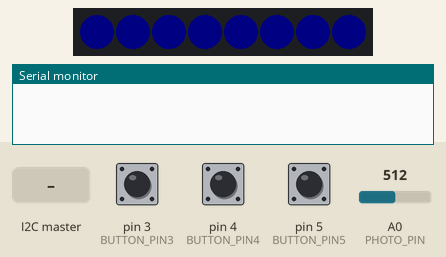
This sketch was run on a simulated Arduino Uno, built with avr-gcc and run on an emulated ATmega328P. Parts: 8 RGB LEDs in strip order, left to right, the last lines printed to the serial monitor. The inputs (shaded band) are chosen by the test bench; at power-on: A0 (PHOTO_PIN) = 512, pin 3 (BUTTON_PIN3) HIGH, pin 4 (BUTTON_PIN4) HIGH, pin 5 (BUTTON_PIN5) HIGH. Dim RGB values are drawn brighter than linear.

Above: at 1.2 s.
1.3 s: the I2C master sends the byte 1
At 1.78 s:
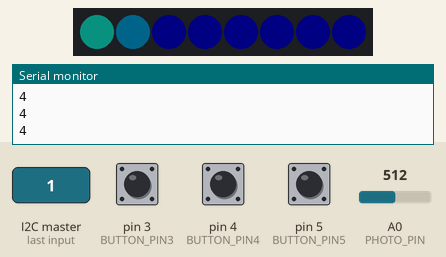
4.3 s: A0 (PHOTO_PIN) set to 109
At 4.6 s:
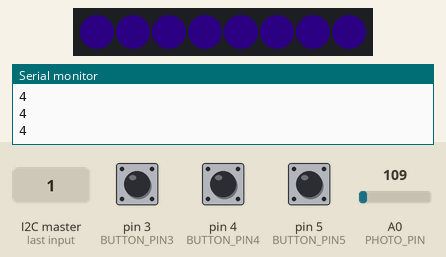
5.8 s: A0 (PHOTO_PIN) set to 96
At 6.4 s:
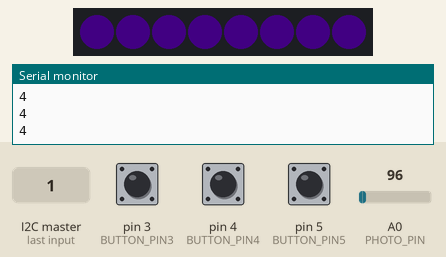
7.3 s: the I2C master sends the byte 0
At 8.1 s:
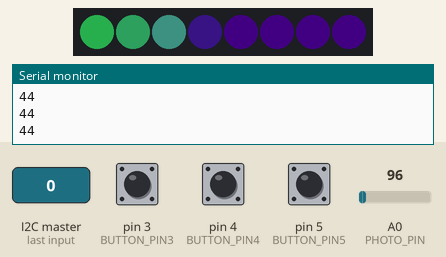
9.7 s: the I2C master sends the byte 2
At 9.94 s:
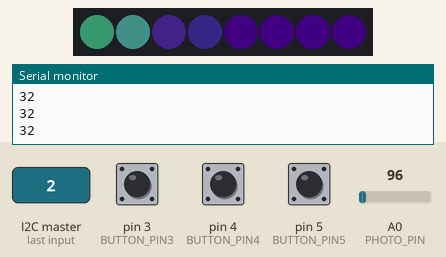
12.2 s: A0 (PHOTO_PIN) set to 23
At 14.3 s:
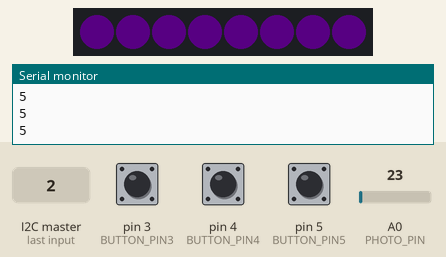
14.6 s: A0 (PHOTO_PIN) set to 18
Timing chart, 0 to 17.1 s (numbered marks = the images above; inputs shaded):
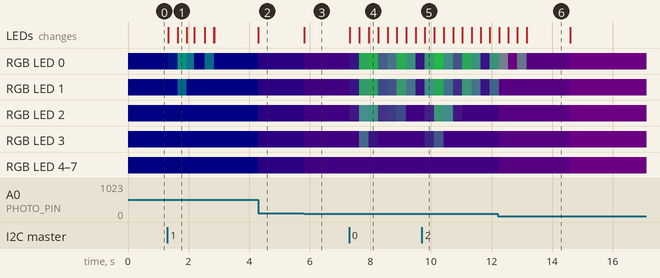

The sketch:

responsiveOKcolorNO.ino
```cpp
// This is a demonstration on how to use an input device to trigger changes on your neo pixels.
// You should wire a momentary push button to connect from ground to a digital IO pin.  When you
// press the button it will change to a new pixel animation.  Note that you need to press the
// button once to start the first animation!

#include <Wire.h>
#include <Adafruit_NeoPixel.h>

//IDK WHAT THESE BUTTONS R FOR---------
#define BUTTON_PIN   2    // Digital IO pin connected to the button.  This will be
// driven with a pull-up resistor so the switch should
// pull the pin to ground momentarily.  On a high -> low
// transition the button press logic will execute.
#define BUTTON_PIN3 3
#define BUTTON_PIN4 4
#define BUTTON_PIN5 5
//------------------------------------


#define PHOTO_PIN A0

#define PIXEL_PIN    6// Digital IO pin connected to the NeoPixels.

#define PIXEL_COUNT 8

struct Adafruit_NeoPixel pixels[PIXEL_COUNT];

// Parameter 1 = number of pixels in strip,  neopixel stick has 8
// Parameter 2 = pin number (most are valid)
// Parameter 3 = pixel type flags, add together as needed:
//   NEO_RGB     Pixels are wired for RGB bitstream
//   NEO_GRB     Pixels are wired for GRB bitstream, correct for neopixel stick
//   NEO_KHZ400  400 KHz bitstream (e.g. FLORA pixels)
//   NEO_KHZ800  800 KHz bitstream (e.g. High Density LED strip), correct for neopixel stick
//Adafruit_NeoPixel strip = Adafruit_NeoPixel(PIXEL_COUNT, PIXEL_PIN, NEO_GRB + NEO_KHZ800); // original
Adafruit_NeoPixel strip = Adafruit_NeoPixel(PIXEL_COUNT, PIXEL_PIN, NEO_GRB + NEO_KHZ800); //mine, trying to assign every pixel to an index in an array

//to store colors
typedef struct {
  int r;
  int g;
  int b;
  int brightness;
  bool down;
} targetLED;

targetLED tarLED[PIXEL_COUNT] = {0};
targetLED curLED[PIXEL_COUNT] = {0};

bool oldState = HIGH;
int showType = 0;
//int pixelArrEven[PIXEL_COUNT / 2];
//int pixelArrOdd[PIXEL_COUNT / 2];

//int inputLDR = A0;
//int lightLevel;

//2D array declaration
#define ROWS 1 //NUMBER OF ROWS OF LEDS
#define COLS 8

int twoDArrayLights[ROWS][COLS] = { -1};

//again IDK WHAT THIS IS FOR--------------
#define BUTTON_COUNT 3
bool detectionButton3;
bool detectionButton4;
bool detectionButton5;
bool oldButton3 = HIGH;
//----------------------------------------

int restingR = 4;
int restingG = 4;
int restingB = 48;

int waves[BUTTON_COUNT] = {0};
int intensity2 = 0; //TEMPORTARY INTENSITY STORAGE IN reactiveLights()

bool ramp = false;
int flag = 0; //to track if all the LEDs reached their target color yet

int defaultBright = 32; //MODIFY THIS TO CHANGE TOTAL BRIFGHTNESS
int distance = 10000;
int oldDistance = 10000;
boolean ripple = false;

//Custom set color allowing for individual brightness control (UNUSED)
void setPixelColor( uint16_t n, uint8_t r, uint8_t g, uint8_t b, uint16_t brightness) {
  strip.setPixelColor(n, (brightness * r / 255)>255? 255:(brightness * r / 255),
                         (brightness * g / 255)>255? 255:(brightness * g / 255),
                         (brightness * b / 255)>255? 255:(brightness * b / 255));
}

void setup() {
//more legacy button code thats not used--------
  pinMode(BUTTON_PIN, INPUT_PULLUP);
  pinMode(BUTTON_PIN3, INPUT_PULLUP);
  pinMode(BUTTON_PIN4, INPUT_PULLUP);
  pinMode(BUTTON_PIN5, INPUT_PULLUP);
  pinMode(PHOTO_PIN, INPUT);
//----------------------------------------------

//putting the LEDS in the strip into an array, add more rows for 2D array
  int row0[] = {0, 1, 2, 3, 4, 5, 6, 7};

  memcpy(twoDArrayLights[0], row0, COLS * sizeof(int));
  // memcpy(twoDArrayLights[1], row1, COLS * sizeof(int));

//Communication initiation with other Arduino
  Wire.begin(9);
  Wire.onReceive(receiveEvent);


  strip.begin();
  strip.show(); // Initialize all pixels to 'off'
  Serial.begin(9600);

  for(int i = 0; i<PIXEL_COUNT; i++) {
    curLED[i].brightness = defaultBright;
  }
}


//This is triggered when the other arduino sends ultrasonic readings
void receiveEvent(int d) {
  distance = Wire.read();
  Serial.println(distance);
}


void loop() {
//more unused button stuff ---------------------------------
  detectionButton3 = digitalRead(BUTTON_PIN3);
  detectionButton4 = digitalRead(BUTTON_PIN4);
  detectionButton5 = digitalRead(BUTTON_PIN5);
//---------------------------------------------------------

  int pressedCoord[2]; //initializing the coordinate variable for storing the position of detection
  int lightLvl = analogRead(PHOTO_PIN)>200? 200: analogRead(PHOTO_PIN); //limiting photores reading from 0-200
  int intensityMain = 3 + (200-lightLvl)/50; //baseline intensity is 3, increases by every 50units of reading from photores
  //Serial.println(intensityMain);
  restingR = 4 + (200 - lightLvl)/5;


  pressedCoord[0] = 0;  //Manually set the coordinates of the detectors as if they are on the same grid as LEDs
  pressedCoord[1] = distance / 10; //Automatically setting the y coord by dividing the ultrasonic readings by 10
                                   //(how far from the sensor is the person)

  reactiveLights(20, pressedCoord, intensityMain); //call another method


  if (oldDistance != distance) { //if distance changed, trigger a ripple
    ripple = true;
  }
  oldDistance = distance;

}


void reactiveLights(uint8_t wait, int b[], int intensityMain) {

  for (int i = 0; i < PIXEL_COUNT; i++) {
    setPixelColor(i, restingR, restingG , restingB, defaultBright); //set a baseline color for all pixels
    // strip.setPixelColor(i, (random(5, 15), random(5, 15), random(45, 55))); //background blue colors,
  }

  if (ripple) { //WHen ripple is triggrd, give intensity to waves[]
    //so that it can be calculated and given to pixels
    intensity2 = intensityMain; /// TO BE CHANGED WITH INTENSITY INPUT
    waves[0] = intensity2; //TEMPORARY test of SINGLE ripple...

    setReactiveLightsHelper(intensity2, b);
    ripple = false;
    ramp = true;

    //need for loop to test the intensity left over for all the buttons
  } else if (!ramp && intensity2 > 0) {
    intensity2--;
    waves[0] = intensity2; //TEMPORARY test of SINGLE ripple...

    setReactiveLightsHelper(intensity2, b); //method that activates the recursive color determining function

    ramp = true;
  }
  if (ramp) { //this increments and decrements the colors til it hits target color
    for (int i = 0; i < PIXEL_COUNT; i++) {
      rampLights(i); // the ramping method call
    }

    //add 1 to flag for each LED that completed it's ramp
    for (int i = 0; i < PIXEL_COUNT; i++) {
      if (tarLED[i].down) {
        flag++;
      }
      if (flag == PIXEL_COUNT) { //when all LEDs completed ramp, stop ramping, reset flag
        ramp = false;
        for (int i = 0; i < PIXEL_COUNT; i++) {
          tarLED[i].down = false;
        }
      }
    }
    flag = 0;


//set all pixels to be the color determined in the curLED array
    for (int i = 0; i < PIXEL_COUNT; i++) {
      //strip.setPixelColor(i, (curLED[i].r, curLED[i].g, curLED[i].b));
      setPixelColor(i, restingR, curLED[i].g, restingB, curLED[i].brightness);
    }
  }
  /*
    Serial.print(curLED[2].b);
    Serial.print(" - ");
    Serial.print(ramp);
    Serial.print(" - ");
    Serial.print(intensity2);
    Serial.print("\n");
  */


  strip.show();
  oldButton3 = detectionButton3; //old code ignore this

  delay(25); //smaller delay = faster ripples
}


void setReactiveLightsHelper(int intensity, int cord[]) { // activates the recursive function
  for (int i = 0; i < 1; i++) { //MAGIC NUMBER CHANGE THIS LATER
 //   if (waves[i] > 0) {
      setReactiveLights(waves[i]--, cord, 0);

  //  }
  }

}

//Direction the recursion is passed
// 0 = first
// 1 = up
// 2 = right
// 3 = down
// 4 = left


void setReactiveLights(int intensity, int cord[], int d) { //Take in the intensity and the coordinate of the button pushed
  if (intensity < 1 || cord[0] < 0 || cord[1] < 0 || cord[0] >= ROWS || cord[1] >= COLS) { //base case
    return; //if the coordinate is outside the boundies of the array of LEDs, return (end reached)
  }
  else {
    int i = intensity - 1; //decrement intensity, make the next one less bright

    if (d != 4) { //if the recursive call did NOT come from the right side
      int cord0[] = {cord[0] - 1, cord[1]};
      setReactiveLights(i, cord0, 2); //tell the next iteration that this is a call to the right
    }
    if (d != 2) {
      int cord1[] = {cord[0] + 1, cord[1]};
      setReactiveLights(i, cord1, 4);
    }
    if (d != 1) {
      int cord2[] = {cord[0], cord[1] - 1};
      setReactiveLights(i, cord2, 3);
    }
    if (d != 3) {
      int cord3[] = {cord[0], cord[1] + 1};
      setReactiveLights(i, cord3, 1);
    }


    //test if there is a pixel at current coord
    int j = twoDArrayLights[cord[0]][cord[1]];
    /*   Serial.print(intensity);
       Serial.print(" - ");
       Serial.print(j);
       Serial.print("\n"); */
    if (j > -1 && j < PIXEL_COUNT) {
      //SET THE TARGET COLOR FOR EACH LED
      tarLED[j].r = (32 * intensity)>255? 255:32 * intensity ;
      tarLED[j].g = (32 * intensity)>255? 255:32 * intensity ;
      tarLED[j].b = (32 * intensity)>255? 255:32 * intensity ;

      tarLED[j].brightness = defaultBright * intensity;
/*
      Serial.print(j);
      Serial.print(" - ");
      Serial.print(tarLED[j].b);
      Serial.print("\n");
*/
      //   strip.setPixelColor(j, (random(10), random(10), random(25, 30)));
    }
  }
}


//TO RAMP LIGHTS ACCORIDNG TO DIF PEAK RGB, COMPARE FOR HIGHEST VALUE COMPONENT, HAVE IT CONTROL .down
void rampLights(int i) {
       Serial.println(curLED[2].g);

  if (!curLED[i].down) { //if the "down" flag is not true, ramp upwards, incrementing by 1/20th of the target RGB value each time
    if (tarLED[i].r > curLED[i].r) {
      curLED[i].r = curLED[i].r + tarLED[i].r / 20;
    }
    if (tarLED[i].g > curLED[i].g) {
      curLED[i].g = curLED[i].g + tarLED[i].g / 20;

    }
    if (tarLED[i].b > curLED[i].b) {
      curLED[i].b = (curLED[i].b + tarLED[i].b / 20)>255? 255: curLED[i].b + tarLED[i].b / 20;
    }// else curLED[i].down = true; //When current B value is larger than target B value, set "down" flag to true

    if(tarLED[i].brightness > curLED[i].brightness) {
      curLED[i].brightness += tarLED[i].brightness/20;
 //     curLED[i].g = (curLED[i].g + (tarLED[i].brightness)/60) > 60? 60: curLED[i].g + (tarLED[i].brightness/2)/20;


    } else curLED[i].down = true; //When current B value is larger than target B value, set "down" flag to true


  } else {
    if (curLED[i].r > restingR) { //if current is larger than the baseline R value, decrement by 1/20th of the target value
      curLED[i].r = curLED[i].r - tarLED[i].r / 20;
    } else {
      tarLED[i].r = restingR;   // else, set the value of both target and current to the baseline R value
      curLED[i].r = restingR;
    }
    if (curLED[i].g > restingG) {
      curLED[i].g = curLED[i].g - tarLED[i].g / 20;
    } else {
      tarLED[i].g = restingG;
      curLED[i].g = restingG;
    }
    if (curLED[i].b > restingB) {
      curLED[i].b = curLED[i].b - tarLED[i].b / 20;
    } /*else {
      tarLED[i].b = restingB;
      curLED[i].b = restingB;
      curLED[i].down = false; //else set ramping "down" flag to false
      tarLED[i].down = true;  // tar "down" flag = true, which means the complete ramp cycle was completed
    }*/

    if(curLED[i].brightness > defaultBright) {
      curLED[i].brightness-=tarLED[i].brightness/20;
 //     curLED[i].g = (curLED[i].g - (tarLED[i].brightness)/60) > restingG? restingG: curLED[i].g - (tarLED[i].brightness/2)/20;

    }else {
      tarLED[i].brightness = defaultBright;
      curLED[i].brightness = defaultBright;
      curLED[i].g = restingG;
      curLED[i].down = false; //else set ramping "down" flag to false
      tarLED[i].down = true;  // tar "down" flag = true, which means the complete ramp cycle was completed
    }
  }
}
```

Measured:
- after the input at 1.3 s, RGB LED 0: RGB(0, 0, 6) → RGB(0, 1, 7) at once, → RGB(1, 17, 15) 0.30 s later, → RGB(1, 10, 12) 0.30 s later, → RGB(0, 0, 6) 0.25 s later, … (6 changes in this stretch); RGB LED 1: RGB(0, 0, 6) → RGB(0, 0, 7) at once, → RGB(0, 8, 11) 0.30 s later, → RGB(0, 0, 6) 0.30 s later
- after the input at 4.3 s, RGB LED 0–7: RGB(0, 0, 6) → RGB(2, 0, 6) at once; the LEDs: change at once (image 2)
- after the input at 5.8 s, RGB LED 0–7: RGB(2, 0, 6) → RGB(3, 0, 6) at once; the LEDs: change at once (image 3)
- after the input at 9.7 s, the LEDs: change after 0.10 s (image 5)
- after the input at 12.2 s, the LEDs: first change after 0.05 s (image 6 shows a later state)
- after the input at 14.6 s, RGB LED 0–7: RGB(4, 0, 6) → RGB(5, 0, 6) at once
